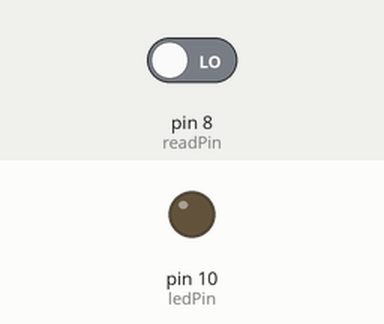
Bench run of a sketch on a simulated Arduino Uno, built with avr-gcc and run on an emulated ATmega328P. Shown: output pins drawn as LEDs (lit = HIGH). Inputs (shaded band) come from the test bench; at power-on: pin 8 (readPin) LOW.

Above: at 1.2 s.
1.3 s: pin 8 (readPin) driven HIGH
At 1.6 s:
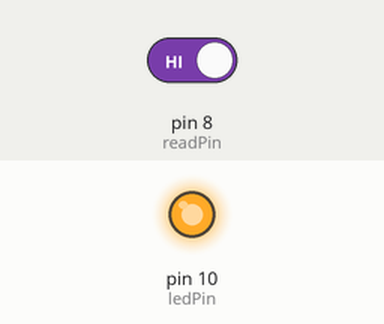
Timing chart, 0 to 4.3 s (numbered marks = the images above; inputs shaded):
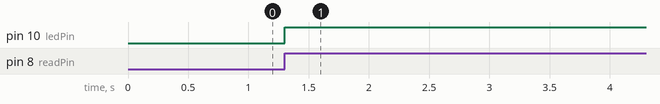

The sketch:

pushButtonToggle.ino
```cpp
int readPin = 8;
int ledPin = 10;
int ledState = 0;
int buttonPastState = 1;
int buttonCurrentState;
int wait = 50;

void setup()
{
  Serial.begin(9600);
  pinMode(readPin, INPUT);
  pinMode(ledPin, OUTPUT);
}

void loop()
{
  buttonCurrentState = digitalRead(readPin);

  if (buttonPastState == 0 && buttonCurrentState == 1) {
    if (ledState == 0)
      {
        digitalWrite(ledPin, HIGH);
        ledState = 1;
      }
      else
      {
        digitalWrite(ledPin, LOW);
        ledState = 0;
      }
  }

  buttonPastState = buttonCurrentState;
  delay(wait);
}
```

Measured:
- after the input at 1.3 s, pin 10 (ledPin): LOW → HIGH at once
